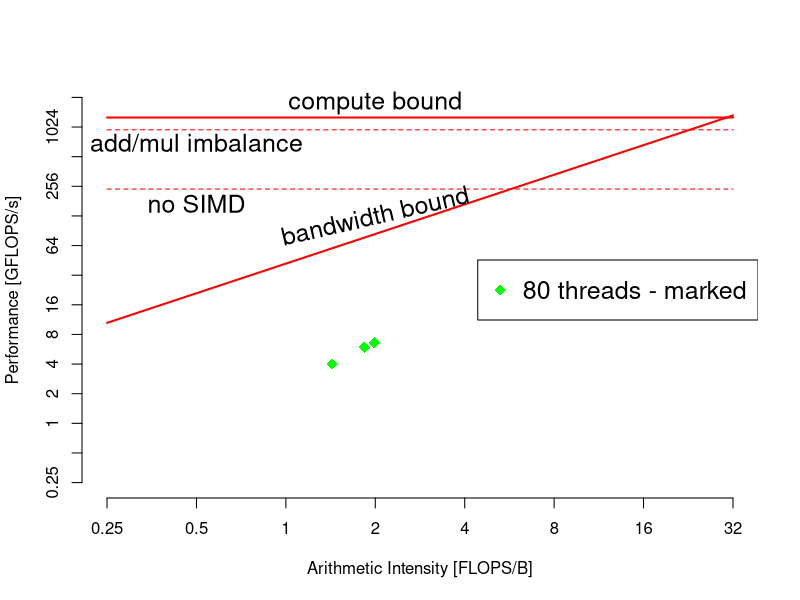

Reproduce this figure in R.
png("roofline-mars-80tmarked.png", width = 1280, height = 640)

pp = 1280.0  # peak performance ... [GFLOPS/s]
pb =   30.5 # peak bandwidth ... [GB/s]
ai = function(b) (pp/pb) * b

x = seq(-2,5,1)
x_at = 2^x
x_labels = x_at

y = seq(-2,11,1)
y_at = 2^y
y_labels = y_at

plot(ai, xlab = "Arithmetic Intensity [FLOPS/B]",
         xlim = c(x_at[1], x_at[length(x_at)]),
         ylab = "Performance [GFLOPS/s]", 
         ylim = c(y_at[1], y_at[length(y_at)]),
     axes=FALSE, log = "xy", type = "l", col = "red", lwd = 2)

axis(1, at = x_at, labels = x_labels, tick = TRUE)
axis(2, at = y_at, labels = y_labels, tick = TRUE)


# 10 threads - all
#                   100     204800     819200        kdd
#flops_t10_a = c( 1.3292, 1517.9227, 2225.7196, 3427.6304)
#bw_t10_a    = c(73.4359,  476.2558,  734.1712, 1061.9937)
#
#for (i in 1:4) {
#  ai = flops_t10_a[i] / bw_t10_a[i]
#  points(ai, flops_t10_a[i]/1000, col="powderblue", pch = 15, cex = 1.5)
#}

# 80 threads - all
#                   100    204800     819200        kdd
#flops_t80_a = c( 0.5820, 731.8209, 1164.4394, 1519.8610)
#bw_t80_a    = c(78.4760, 981.6600, 1244,3416, 1420,3577)
#
#for (i in 1:4) {
#  ai = flops_t80_a[i] / bw_t80_a[i]
#  points(ai, flops_t80_a[i]/1000, col="blue", pch = 16, cex = 1.5)
#}


# 10 threads - marked 
#                     100      204800      819200         kdd
#flops_t10_m =  c(385.0818, 12738.9347, 12814.5174, 12995.5919)
#bw_t10_m =     c(150.0137,  2248.9188,  3500.4505,  3451.1885)
#
#for (i in 1:4) {
#  ai = flops_t10_m[i] / bw_t10_m[i]
#  points(ai, flops_t10_m[i]/1000, col="orange", pch = 17, cex = 1.5)
#}

# 80 threads - marked 
#                     100     204800     819200        kdd
flops_t80_m = c(   7.4574, 4017.8371, 6579.4072, 5940.1009)
bw_t80_m    = c(1292.0169, 2807.5566, 3312.4733, 3230.9055)

for (i in 1:4) {
  ai = flops_t80_m[i] / bw_t80_m[i]
  points(ai, flops_t80_m[i]/1000, col="green", pch = 18, cex = 1.5)
}

# add/mul imbalance
segments(x_at[1], pp*0.75, x_at[length(x_at)], pp*0.75,
         col = "red", lwd = 1, lty = "dashed")
text(0.5, 700, "add/mul imbalance", cex = 1.5)

# simd
segments(x_at[1], pp*0.75*0.25, x_at[length(x_at)], pp*0.75*0.25,
         col = "red", lwd = 1, lty = "dashed")
text(0.5, 170, "no SIMD", cex = 1.5)


segments(x_at[1], pp, x_at[length(x_at)], pp,
         col = "red", lwd = 2)

text(2, 128, "bandwidth bound", srt = 13, cex = 1.5)
text(2, 1800, "compute bound", cex = 1.5)

#legend("right",
#       pch    = c(15, 16, 17, 18),
#       col    = c("powderblue", "blue", "orange", "green"),
#       legend = c("10 threads - all", "80 threads - all", NA, 
#                  "10 threads - marked", "80 threads - marked"))

legend("right",
       cex = 1.5,
       pch    = c(18),
       col    = c("green"),
       legend = c("80 threads - marked"))

dev.off()
